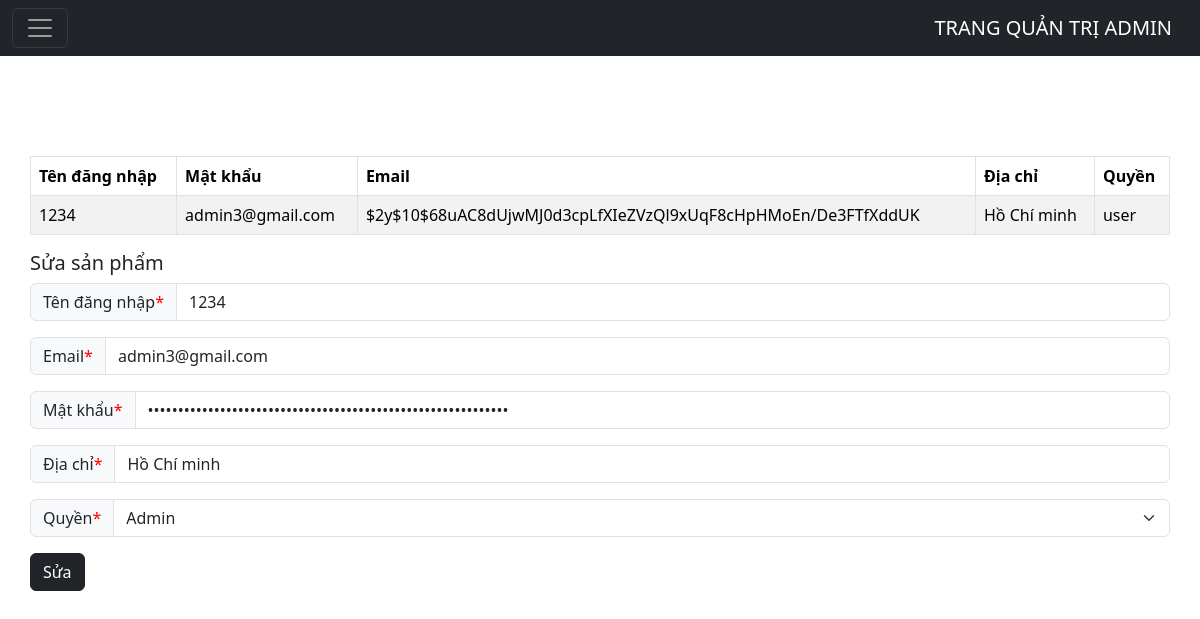
Screenshot of /admin/Pages/Edit_Users.php?datakey=1234 with the database file from the repository.
### tables this page shows
CREATE TABLE `users` (
  `name` varchar(25) NOT NULL,
  `pass` varchar(255) NOT NULL,
  `email` varchar(255) DEFAULT NULL,
  `address` varchar(200) DEFAULT NULL,
  `role` tinyint(1) NOT NULL DEFAULT 0
);

### admin/Includes/linkAdmin.php (called while the page is built, shortened)
<?php
$linkBE = "../Includes/BE/";
?>

### admin/Pages/Edit_Users.php (the view, shortened to what this page needs)
<head>
</head>
<body>
  <?php
  include("./MenuAdmin.php");
  ?>
  <div class="content" style="padding: 100px 30px;">
    <?php
    $dataKey = $_GET['datakey'];
    $sql =  "SELECT * FROM users WHERE name = '$dataKey'";
    $result = $connect->query($sql);
    $user = $result->fetch_assoc();
    ?>
    <table class="table table-striped table-bordered table-hover">
      <thead>
        <tr>
          <th>Tên đăng nhập</th>
          <th>Mật khẩu</th>
          <th>Email</th>
          <th>Địa chỉ</th>
          <th>Quyền</th>
        </tr>
      </thead>
      <tbody>
          <tr>
            <td><?= $user['name'] ?></td>
            <td><?= $user['email'] ?></td>
            <td><?= $user['pass'] ?></td>
            <td><?= $user['address'] ?></td>
            <td><?= ($user['role'] ? 'admin' : 'user') ?></td>
          </tr>
      </tbody>
    </table>
    <div>
      <span class="log_heading text-dark mb-3">
        <h5>Sửa sản phẩm</h5>
      </span>
      <form action="<?= $linkBE ?>Edit_Users.php" method="post" enctype="multipart/form-data">
        <div class="input-group mb-3">
          <span class="input-group-text" id="name">Tên đăng nhập<span style="color: red;">*</span></span>
          <input value="<?= $user['name'] ?>" name="name" type="text" class="form-control">
        </div>
        <div class="input-group mb-3">
          <span class="input-group-text" id="email">Email<span style="color: red;">*</span></span>
          <input value="<?= $user['email'] ?>" name="email" type="email" class="form-control">
        </div>
        <div class="input-group mb-3">
          <span class="input-group-text" id="pass"> Mật khẩu<span style="color: red;">*</span></span>
          <input value="<?= $user['pass'] ?>" name="pass" type="password" class="form-control">
        </div>
        <div class="input-group mb-3">
          <span class="input-group-text" id="address">Địa chỉ<span style="color: red;">*</span></span>
          <input value="<?= $user['address'] ?>" name="address" type="text" class="form-control">
        </div>
        <div class="input-group mb-3">
          <span class="input-group-text">Quyền<span style="color: red;">*</span></span>
          <select name="role" class="form-select" aria-label="Quyền">
            <?php
            $allowedRoles = ['Admin', 'User', 'Guest'];
            foreach ($allowedRoles as $role) : ?>
              <option value="<?= $role ?>" <?= ($role === $user['role']) ? 'selected' : '' ?>><?= $role ?></option>
            <?php endforeach; ?>
          </select>
        </div>
        <button type="submit" name="submit" type="button" class="btn btn-dark">Sửa</button>
      </form>
    </div>
  </div>
</body>
</html>

### rows the page displays
users: name "1234", email "admin3@gmail.com", pass "$2y$10$68uAC8dUjwMJ0d3cpLfXIeZVzQl9xUqF8cHpHMoEn/De3FTfXddUK", address "Hồ Chí minh"

### other values shown
form field role "Admin"
